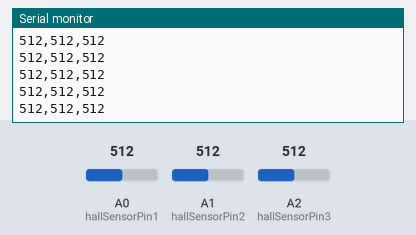
The sketch below on a simulated Arduino Uno, built with avr-gcc and run on an emulated ATmega328P. Shown: the last lines printed to the serial monitor. Inputs (shaded band) come from the test bench; at power-on: A0 (hallSensorPin1) = 512, A1 (hallSensorPin2) = 512, A2 (hallSensorPin3) = 512.

Above: at 1.2 s.
1.3 s: A0 (hallSensorPin1) set to 106
At 2.3 s:
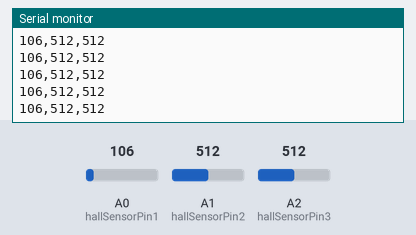
2.8 s: A0 (hallSensorPin1) set to 93
At 3.7 s:
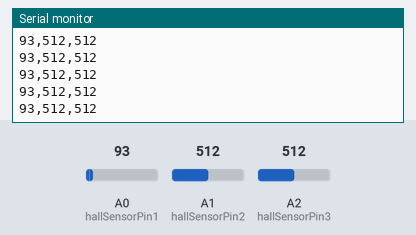
Timing chart, 0 to 5.8 s (numbered marks = the images above; inputs shaded):
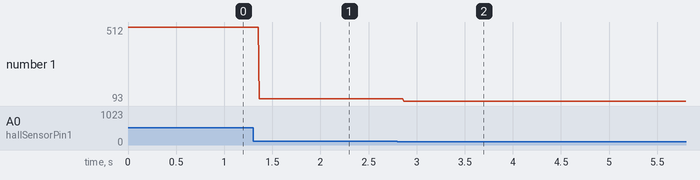

Measured:
- after the input at 1.3 s, the serial monitor: prints a new line after 0.07 s (image 1)
- after the input at 2.8 s, the serial monitor: prints a new line after 0.07 s (image 2)
- plotted number 1: 512 → 106 after the input at 1.3 s, 106 → 93 after the input at 2.8 s

The sketch:

Analogue_Read.ino
```cpp
/*
 * Code description here
 */

int hallSensorPin1 = A0;
int hallSensorPin2 = A1;
int hallSensorPin3 = A2;
int hallSensorValue1 = 0;    // variable to store the value coming from the sensor
int hallSensorValue2 = 0;    // variable to store the value coming from the sensor
int hallSensorValue3 = 0;    // variable to store the value coming from the sensor

void setup() {
  // begin the serial monitor @ 9600 baud
  Serial.begin(9600);
}

void loop() {
  // read the value from the sensor:
  hallSensorValue1 = analogRead(hallSensorPin1);
  hallSensorValue2 = analogRead(hallSensorPin2);
  hallSensorValue3 = analogRead(hallSensorPin3);

  Serial.print(hallSensorValue1);
  Serial.print(",");
  Serial.print(hallSensorValue2);
  Serial.print(",");
  Serial.println(hallSensorValue3);

  delay(10);
}
```
